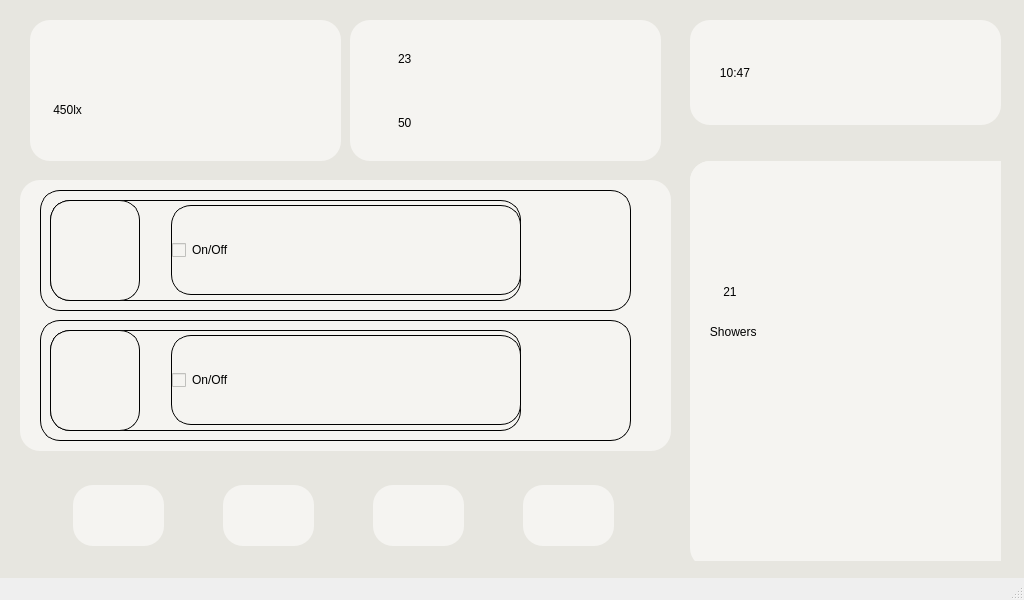
<?xml version="1.0" encoding="UTF-8"?>
<ui version="4.0">
 <class>MainWindow</class>
 <widget class="QMainWindow" name="MainWindow">
  <property name="geometry">
   <rect>
    <x>0</x>
    <y>0</y>
    <width>1024</width>
    <height>600</height>
   </rect>
  </property>
  <property name="minimumSize">
   <size>
    <width>1024</width>
    <height>600</height>
   </size>
  </property>
  <property name="maximumSize">
   <size>
    <width>1024</width>
    <height>600</height>
   </size>
  </property>
  <property name="windowTitle">
   <string>MainWindow</string>
  </property>
  <property name="styleSheet">
   <string notr="true"/>
  </property>
  <widget class="QWidget" name="centralwidget">
   <property name="styleSheet">
    <string notr="true">background-color: rgb(231, 230, 224);</string>
   </property>
   <widget class="QWidget" name="verticalLayoutWidget_4">
    <property name="geometry">
     <rect>
      <x>690</x>
      <y>20</y>
      <width>311</width>
      <height>541</height>
     </rect>
    </property>
    <layout class="QVBoxLayout" name="verticalLayout_5">
     <item>
      <widget class="QLabel" name="label_time">
       <property name="minimumSize">
        <size>
         <width>0</width>
         <height>40</height>
        </size>
       </property>
       <property name="styleSheet">
        <string notr="true">background-color: rgb(245, 244, 241);
font: 30pt &quot;Ubuntu&quot;;
border-radius:20px;</string>
       </property>
       <property name="text">
        <string>         10:47</string>
       </property>
      </widget>
     </item>
     <item>
      <spacer name="verticalSpacer_3">
       <property name="orientation">
        <enum>Qt::Vertical</enum>
       </property>
       <property name="sizeType">
        <enum>QSizePolicy::Maximum</enum>
       </property>
       <property name="sizeHint" stdset="0">
        <size>
         <width>20</width>
         <height>30</height>
        </size>
       </property>
      </spacer>
     </item>
     <item>
      <widget class="QWidget" name="widget" native="true">
       <property name="minimumSize">
        <size>
         <width>0</width>
         <height>400</height>
        </size>
       </property>
       <property name="styleSheet">
        <string notr="true">background-color: rgb(245, 244, 241);
border-radius:20px;</string>
       </property>
       <widget class="QWidget" name="verticalLayoutWidget_3">
        <property name="geometry">
         <rect>
          <x>0</x>
          <y>0</y>
          <width>505</width>
          <height>407</height>
         </rect>
        </property>
        <layout class="QVBoxLayout" name="verticalLayout_4">
         <item>
          <layout class="QHBoxLayout" name="horizontalLayout_7">
           <item>
            <spacer name="horizontalSpacer_5">
             <property name="orientation">
              <enum>Qt::Horizontal</enum>
             </property>
             <property name="sizeType">
              <enum>QSizePolicy::Minimum</enum>
             </property>
             <property name="sizeHint" stdset="0">
              <size>
               <width>100</width>
               <height>20</height>
              </size>
             </property>
            </spacer>
           </item>
           <item>
            <widget class="QLabel" name="label_wheather">
             <property name="minimumSize">
              <size>
               <width>100</width>
               <height>100</height>
              </size>
             </property>
             <property name="maximumSize">
              <size>
               <width>100</width>
               <height>100</height>
              </size>
             </property>
             <property name="styleSheet">
              <string notr="true">border-image: url(:/image/Sun.png);</string>
             </property>
             <property name="text">
              <string/>
             </property>
            </widget>
           </item>
           <item>
            <spacer name="horizontalSpacer_6">
             <property name="orientation">
              <enum>Qt::Horizontal</enum>
             </property>
             <property name="sizeHint" stdset="0">
              <size>
               <width>40</width>
               <height>20</height>
              </size>
             </property>
            </spacer>
           </item>
          </layout>
         </item>
         <item>
          <widget class="QLabel" name="label_wheathertemp">
           <property name="minimumSize">
            <size>
             <width>0</width>
             <height>50</height>
            </size>
           </property>
           <property name="styleSheet">
            <string notr="true">font: 30pt &quot;Ubuntu&quot;;</string>
           </property>
           <property name="text">
            <string>          21</string>
           </property>
          </widget>
         </item>
         <item>
          <widget class="QLabel" name="label_wheatherText">
           <property name="minimumSize">
            <size>
             <width>0</width>
             <height>17</height>
            </size>
           </property>
           <property name="styleSheet">
            <string notr="true">font: 30pt &quot;Ubuntu&quot;;</string>
           </property>
           <property name="text">
            <string>      Showers</string>
           </property>
          </widget>
         </item>
         <item>
          <spacer name="verticalSpacer">
           <property name="orientation">
            <enum>Qt::Vertical</enum>
           </property>
           <property name="sizeHint" stdset="0">
            <size>
             <width>20</width>
             <height>40</height>
            </size>
           </property>
          </spacer>
         </item>
        </layout>
       </widget>
      </widget>
     </item>
    </layout>
   </widget>
   <widget class="QFrame" name="frame">
    <property name="geometry">
     <rect>
      <x>20</x>
      <y>180</y>
      <width>651</width>
      <height>271</height>
     </rect>
    </property>
    <property name="styleSheet">
     <string notr="true">border-radius:20px;
background-color: rgb(245, 244, 241);</string>
    </property>
    <property name="frameShape">
     <enum>QFrame::StyledPanel</enum>
    </property>
    <property name="frameShadow">
     <enum>QFrame::Raised</enum>
    </property>
    <widget class="QWidget" name="widget_2" native="true">
     <property name="geometry">
      <rect>
       <x>20</x>
       <y>10</y>
       <width>591</width>
       <height>121</height>
      </rect>
     </property>
     <property name="styleSheet">
      <string notr="true">border-radius:20px;
border: 1px solid black;
background-color: rgb(245, 244, 241);</string>
     </property>
     <widget class="QWidget" name="horizontalLayoutWidget_5">
      <property name="geometry">
       <rect>
        <x>10</x>
        <y>10</y>
        <width>471</width>
        <height>101</height>
       </rect>
      </property>
      <layout class="QHBoxLayout" name="horizontalLayout_5">
       <item>
        <widget class="QLabel" name="label_curtain">
         <property name="minimumSize">
          <size>
           <width>90</width>
           <height>90</height>
          </size>
         </property>
         <property name="styleSheet">
          <string notr="true">border-image: url(:/image/Curtain.png);</string>
         </property>
         <property name="text">
          <string/>
         </property>
        </widget>
       </item>
       <item>
        <spacer name="horizontalSpacer_4">
         <property name="orientation">
          <enum>Qt::Horizontal</enum>
         </property>
         <property name="sizeHint" stdset="0">
          <size>
           <width>40</width>
           <height>20</height>
          </size>
         </property>
        </spacer>
       </item>
       <item>
        <widget class="QCheckBox" name="checkBox_curtain">
         <property name="minimumSize">
          <size>
           <width>350</width>
           <height>90</height>
          </size>
         </property>
         <property name="text">
          <string>On/Off</string>
         </property>
        </widget>
       </item>
      </layout>
     </widget>
    </widget>
    <widget class="QWidget" name="widget_3" native="true">
     <property name="geometry">
      <rect>
       <x>20</x>
       <y>140</y>
       <width>591</width>
       <height>121</height>
      </rect>
     </property>
     <property name="styleSheet">
      <string notr="true">border-radius:20px;
border: 1px solid black;
background-color: rgb(245, 244, 241);</string>
     </property>
     <widget class="QWidget" name="horizontalLayoutWidget_6">
      <property name="geometry">
       <rect>
        <x>10</x>
        <y>10</y>
        <width>471</width>
        <height>101</height>
       </rect>
      </property>
      <layout class="QHBoxLayout" name="horizontalLayout_6">
       <item>
        <widget class="QLabel" name="label_6light">
         <property name="minimumSize">
          <size>
           <width>90</width>
           <height>90</height>
          </size>
         </property>
         <property name="styleSheet">
          <string notr="true">border-image: url(:/image/Light.png);</string>
         </property>
         <property name="text">
          <string/>
         </property>
        </widget>
       </item>
       <item>
        <spacer name="horizontalSpacer_7">
         <property name="orientation">
          <enum>Qt::Horizontal</enum>
         </property>
         <property name="sizeHint" stdset="0">
          <size>
           <width>40</width>
           <height>20</height>
          </size>
         </property>
        </spacer>
       </item>
       <item>
        <widget class="QCheckBox" name="checkBox_light">
         <property name="minimumSize">
          <size>
           <width>350</width>
           <height>90</height>
          </size>
         </property>
         <property name="text">
          <string>On/Off</string>
         </property>
        </widget>
       </item>
      </layout>
     </widget>
    </widget>
   </widget>
   <widget class="QFrame" name="frame_2">
    <property name="geometry">
     <rect>
      <x>30</x>
      <y>20</y>
      <width>311</width>
      <height>141</height>
     </rect>
    </property>
    <property name="styleSheet">
     <string notr="true">border-radius:20px;
background-color: rgb(245, 244, 241);</string>
    </property>
    <property name="frameShape">
     <enum>QFrame::StyledPanel</enum>
    </property>
    <property name="frameShadow">
     <enum>QFrame::Raised</enum>
    </property>
    <widget class="QWidget" name="verticalLayoutWidget">
     <property name="geometry">
      <rect>
       <x>10</x>
       <y>10</y>
       <width>291</width>
       <height>121</height>
      </rect>
     </property>
     <layout class="QVBoxLayout" name="verticalLayout_2">
      <item>
       <layout class="QHBoxLayout" name="horizontalLayout">
        <item>
         <widget class="QLabel" name="label_lx">
          <property name="minimumSize">
           <size>
            <width>32</width>
            <height>32</height>
           </size>
          </property>
          <property name="maximumSize">
           <size>
            <width>32</width>
            <height>32</height>
           </size>
          </property>
          <property name="styleSheet">
           <string notr="true">border-image: url(:/image/Illuminance.png);</string>
          </property>
          <property name="text">
           <string/>
          </property>
         </widget>
        </item>
        <item>
         <spacer name="horizontalSpacer_2">
          <property name="orientation">
           <enum>Qt::Horizontal</enum>
          </property>
          <property name="sizeType">
           <enum>QSizePolicy::Maximum</enum>
          </property>
          <property name="sizeHint" stdset="0">
           <size>
            <width>160</width>
            <height>20</height>
           </size>
          </property>
         </spacer>
        </item>
       </layout>
      </item>
      <item>
       <widget class="QLabel" name="label_displaylx">
        <property name="styleSheet">
         <string notr="true">font: 15pt &quot;Ubuntu&quot;;</string>
        </property>
        <property name="text">
         <string>    450lx</string>
        </property>
       </widget>
      </item>
     </layout>
    </widget>
   </widget>
   <widget class="QFrame" name="frame_3">
    <property name="geometry">
     <rect>
      <x>350</x>
      <y>20</y>
      <width>311</width>
      <height>141</height>
     </rect>
    </property>
    <property name="styleSheet">
     <string notr="true">border-radius:20px;
background-color: rgb(245, 244, 241);</string>
    </property>
    <property name="frameShape">
     <enum>QFrame::StyledPanel</enum>
    </property>
    <property name="frameShadow">
     <enum>QFrame::Raised</enum>
    </property>
    <widget class="QWidget" name="verticalLayoutWidget_2">
     <property name="geometry">
      <rect>
       <x>10</x>
       <y>10</y>
       <width>291</width>
       <height>121</height>
      </rect>
     </property>
     <layout class="QVBoxLayout" name="verticalLayout_3">
      <item>
       <layout class="QHBoxLayout" name="horizontalLayout_3">
        <item>
         <widget class="QLabel" name="label_temp">
          <property name="minimumSize">
           <size>
            <width>32</width>
            <height>32</height>
           </size>
          </property>
          <property name="maximumSize">
           <size>
            <width>32</width>
            <height>32</height>
           </size>
          </property>
          <property name="styleSheet">
           <string notr="true">border-image: url(:/image/Temperature.png);</string>
          </property>
          <property name="text">
           <string/>
          </property>
         </widget>
        </item>
        <item>
         <widget class="QLabel" name="label_displaytemp">
          <property name="styleSheet">
           <string notr="true">font: 15pt &quot;Ubuntu&quot;;</string>
          </property>
          <property name="text">
           <string>23</string>
          </property>
         </widget>
        </item>
       </layout>
      </item>
      <item>
       <layout class="QHBoxLayout" name="horizontalLayout_2">
        <item>
         <widget class="QLabel" name="label_humi">
          <property name="sizePolicy">
           <sizepolicy hsizetype="Preferred" vsizetype="Preferred">
            <horstretch>50</horstretch>
            <verstretch>50</verstretch>
           </sizepolicy>
          </property>
          <property name="minimumSize">
           <size>
            <width>32</width>
            <height>32</height>
           </size>
          </property>
          <property name="maximumSize">
           <size>
            <width>32</width>
            <height>32</height>
           </size>
          </property>
          <property name="styleSheet">
           <string notr="true">border-image: url(:/image/humidity.png);</string>
          </property>
          <property name="text">
           <string/>
          </property>
         </widget>
        </item>
        <item>
         <widget class="QLabel" name="label_displayhumi">
          <property name="styleSheet">
           <string notr="true">font: 15pt &quot;Ubuntu&quot;;</string>
          </property>
          <property name="text">
           <string>50 </string>
          </property>
         </widget>
        </item>
       </layout>
      </item>
     </layout>
    </widget>
   </widget>
   <widget class="QWidget" name="horizontalLayoutWidget">
    <property name="geometry">
     <rect>
      <x>20</x>
      <y>470</y>
      <width>651</width>
      <height>91</height>
     </rect>
    </property>
    <layout class="QHBoxLayout" name="horizontalLayout_4">
     <item>
      <widget class="QPushButton" name="pushButton_sleep">
       <property name="minimumSize">
        <size>
         <width>91</width>
         <height>61</height>
        </size>
       </property>
       <property name="maximumSize">
        <size>
         <width>91</width>
         <height>61</height>
        </size>
       </property>
       <property name="styleSheet">
        <string notr="true">border-image: url(:/image/Moon.png);
border-radius:20px;
background-color: rgb(245, 244, 241);</string>
       </property>
       <property name="text">
        <string/>
       </property>
      </widget>
     </item>
     <item>
      <widget class="QPushButton" name="pushButton_home">
       <property name="minimumSize">
        <size>
         <width>91</width>
         <height>61</height>
        </size>
       </property>
       <property name="maximumSize">
        <size>
         <width>91</width>
         <height>61</height>
        </size>
       </property>
       <property name="styleSheet">
        <string notr="true">border-image: url(:/image/Home.png);
border-radius:20px;
background-color: rgb(245, 244, 241);</string>
       </property>
       <property name="text">
        <string/>
       </property>
      </widget>
     </item>
     <item>
      <widget class="QPushButton" name="pushButton_">
       <property name="minimumSize">
        <size>
         <width>91</width>
         <height>61</height>
        </size>
       </property>
       <property name="maximumSize">
        <size>
         <width>91</width>
         <height>61</height>
        </size>
       </property>
       <property name="styleSheet">
        <string notr="true">border-image: url(:/image/Away.png);
border-radius:20px;
background-color: rgb(245, 244, 241);</string>
       </property>
       <property name="text">
        <string/>
       </property>
      </widget>
     </item>
     <item>
      <widget class="QPushButton" name="pushButton_5">
       <property name="minimumSize">
        <size>
         <width>91</width>
         <height>61</height>
        </size>
       </property>
       <property name="maximumSize">
        <size>
         <width>91</width>
         <height>61</height>
        </size>
       </property>
       <property name="styleSheet">
        <string notr="true">border-image: url(:/image/Study.png);
border-radius:20px;
background-color: rgb(245, 244, 241);</string>
       </property>
       <property name="text">
        <string/>
       </property>
      </widget>
     </item>
    </layout>
   </widget>
  </widget>
  <widget class="QStatusBar" name="statusbar"/>
 </widget>
 <resources/>
 <connections/>
</ui>
